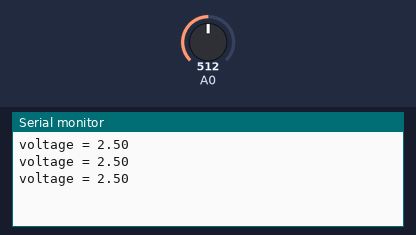
Bench run of a sketch on a simulated Arduino Uno, built with avr-gcc and run on an emulated ATmega328P. Shown: the last lines printed to the serial monitor. Inputs (shaded band) come from the test bench; at power-on: A0 = 512.

Above: at 1.3 s.
1.4 s: A0 set to 716
At 1.9 s:
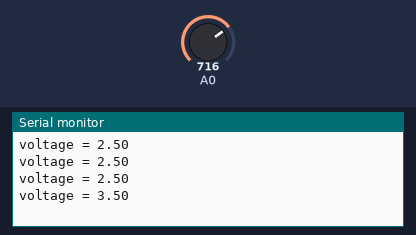
2.9 s: A0 set to 900
At 3.4 s:
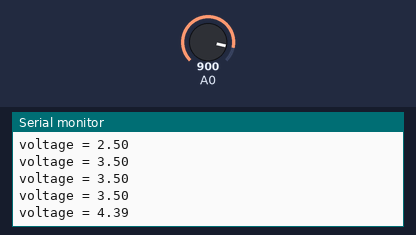
Timing chart, 0 to 5.9 s (numbered marks = the images above; inputs shaded):
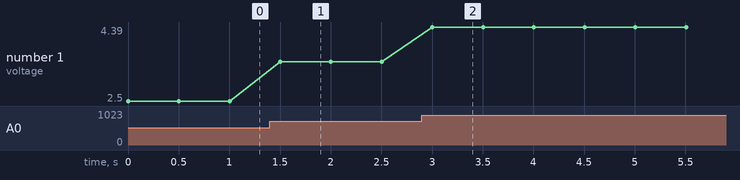

Measured:
- after the input at 1.4 s, the serial monitor: prints a new line after 0.10 s (image 1)
- after the input at 2.9 s, the serial monitor: prints a new line after 0.10 s (image 2)
- plotted number 1: 2.5 → 3.5 after the input at 1.4 s, 3.5 → 4.39 after the input at 2.9 s

The sketch:

main.ino
```cpp
int value = 0;
float voltage;

void setup() {
  // put your setup code here, to run once:
  Serial.begin(9600);
  pinMode(A0, INPUT);
}
void loop() {
  // put your main code here, to run repeatedly:
  value = analogRead(A0);
  voltage = value * 5.0/1024;
  Serial.print("voltage = ");
  Serial.println(voltage);
  delay(500);
  }
```
